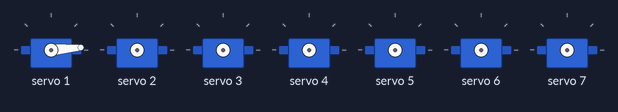
Bench run of a sketch on a simulated Arduino Uno, built with avr-gcc and run on an emulated ATmega328P. Parts: 7 × servo. What the sketch prints to the serial monitor is not drawn.

Above: at 0.1 s.
At 5.1 s:
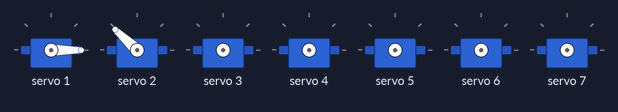
At 8.8 s:
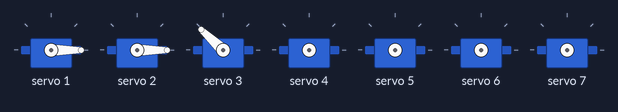
At 19.8 s:
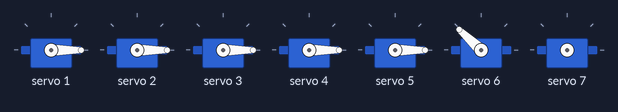
At 26.7 s:
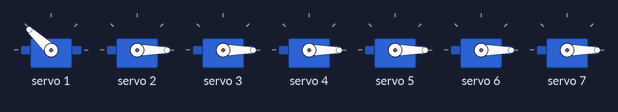
At 37.8 s:
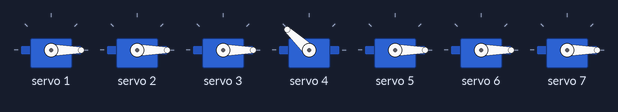
Timing chart, 0 to 40.0 s (numbered marks = the images above):
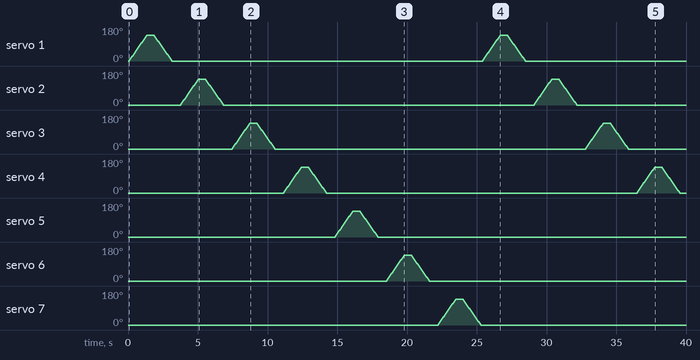

Measured:
- by itself, servo 5–7: rises from 0° to 137° in 1.2 s, then falls to 0° in 1.8 s

The sketch:

AdafruitServoTest.ino
```cpp
// This code is based on the adafruit sample code and adapted to digital servos

#include <Wire.h>
#include <Adafruit_PWMServoDriver.h>

// Initialize adafruit driver
Adafruit_PWMServoDriver pwm = Adafruit_PWMServoDriver();

// Max and min pulse width for the servos should be 600 to 2400 us, according to the online data
#define SERVOMIN  600 // this is the min pulse length count (out of 4096)
#define SERVOMAX  2400 // this is the max pulse length count (out of 4096)

// our servo # counter
uint8_t servonum = 0;

void setup() {
  Serial.begin(9600);
  Serial.println("16 channel Servo test!");

  pwm.begin();

  pwm.setPWMFreq(300);  // Digital servo has 300 updates per second
}

// You can use setServoPulse(0, seconds) to set the pulse length in seconds; However, it's not a precise
void setServoPulse(uint8_t n, double pulse) {
  double pulselength;

  // Set pulselength
  // Note: You can use map(degrees, 0, 180, SERVOMIN, SERVOMAX) to convert degrees to pulselength
  pulselength = 1000000;   // 1,000,000 us per second
  pulselength /= 300;   // 300 Hz
  Serial.print(pulselength); Serial.println(" us per period");
  pulselength /= 4096;  // 12 bits of resolution
  Serial.print(pulselength); Serial.println(" us per bit");
  pulse *= 1000;
  pulse /= pulselength;
  Serial.println(pulse);
  pwm.setPWM(n, 0, pulse);
}

void loop() {
  // Drive each servo one at a time in a back and forth sweeping motion
  // Speed can be varied throughout the cycle also by setting high/low limits
  // Example: pwm.setPWM(15, 1024, 3072) goes low for the first 25%, ramps up to high, then back to low at 75%
  for (uint16_t pulselen = SERVOMIN; pulselen < SERVOMAX; pulselen++) {
    pwm.setPWM(1, 0, pulselen);
  }
  delay(500);
  for (uint16_t pulselen = SERVOMAX; pulselen > SERVOMIN; pulselen--) {
    pwm.setPWM(1, 0, pulselen);
  }
  delay(500);
  for (uint16_t pulselen = SERVOMIN; pulselen < SERVOMAX; pulselen++) {
    pwm.setPWM(2, 0, pulselen);
  }
  delay(500);
  for (uint16_t pulselen = SERVOMAX; pulselen > SERVOMIN; pulselen--) {
    pwm.setPWM(2, 0, pulselen);
  }
  delay(500);
  for (uint16_t pulselen = SERVOMIN; pulselen < SERVOMAX; pulselen++) {
    pwm.setPWM(3, 0, pulselen);
  }
  delay(500);
  for (uint16_t pulselen = SERVOMAX; pulselen > SERVOMIN; pulselen--) {
    pwm.setPWM(3, 0, pulselen);
  }
  delay(500);
  for (uint16_t pulselen = SERVOMIN; pulselen < SERVOMAX; pulselen++) {
    pwm.setPWM(4, 0, pulselen);
  }
  delay(500);
  for (uint16_t pulselen = SERVOMAX; pulselen > SERVOMIN; pulselen--) {
    pwm.setPWM(4, 0, pulselen);
  }
  delay(500);
  for (uint16_t pulselen = SERVOMIN; pulselen < SERVOMAX; pulselen++) {
    pwm.setPWM(5, 0, pulselen);
  }
  delay(500);
  for (uint16_t pulselen = SERVOMAX; pulselen > SERVOMIN; pulselen--) {
    pwm.setPWM(5, 0, pulselen);
  }
  delay(500);
  for (uint16_t pulselen = SERVOMIN; pulselen < SERVOMAX; pulselen++) {
    pwm.setPWM(6, 0, pulselen);
  }
  delay(500);
  for (uint16_t pulselen = SERVOMAX; pulselen > SERVOMIN; pulselen--) {
    pwm.setPWM(6, 0, pulselen);
  }
  delay(500);
  for (uint16_t pulselen = SERVOMIN; pulselen < SERVOMAX; pulselen++) {
    pwm.setPWM(7, 0, pulselen);
  }
  delay(500);
  for (uint16_t pulselen = SERVOMAX; pulselen > SERVOMIN; pulselen--) {
    pwm.setPWM(7, 0, pulselen);
  }
}
```
